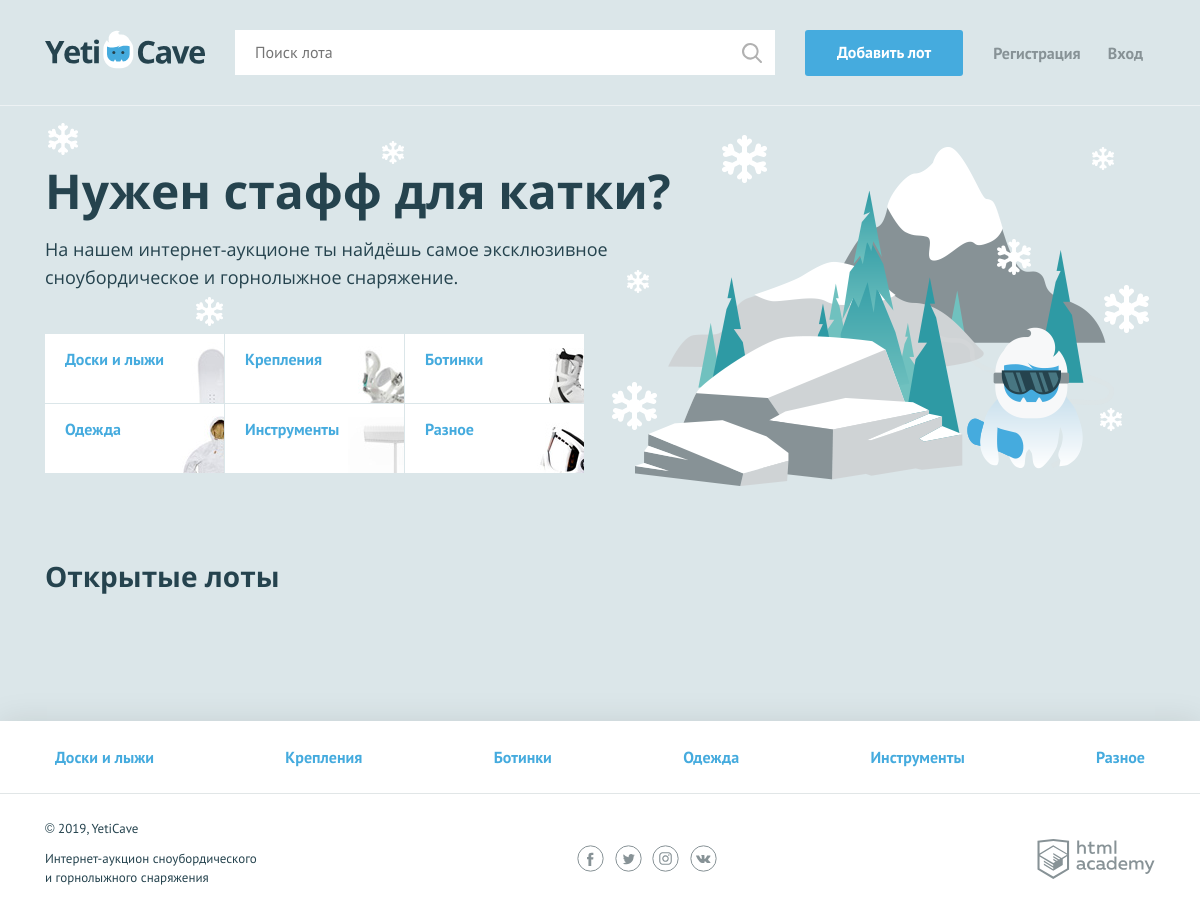
The page / on the database its author committed.
### tables this page shows
CREATE TABLE category (
    id INT PRIMARY KEY AUTO_INCREMENT,
    category_name VARCHAR(255),
    category_symbol_code VARCHAR(60) unique
);

### function.php (called while the page is built, shortened)
<?php
function include_template($name, array $data = []) {
    $name = 'templates/' . $name;
    extract($data);
    require $name;
    $result = ob_get_clean();
    return $result;
}
  function get_arrays_DB ($connection, $sql) {
    $sql = $sql;
    $db_result = mysqli_query($connection, $sql);
    if(!$db_result){
        $result="Ошибка SQL" . mysqli_error($connection);
    } else {
    $result=mysqli_fetch_all($db_result, MYSQLI_ASSOC);
    return $result;
    }
    }

### extract_db.php (called while the page is built, shortened)
<?php
require_once ('function.php');
require_once ('init.php');
$sql_category="SELECT c.id, c.category_symbol_code, c.category_name
FROM category c";
$res_category = get_arrays_DB($link,$sql_category);
$sql_lot_index="SELECT l.id, l.lot_image, l.category_id, c.category_name, l.lot_name, l.lot_price_start, l.lot_date_end
    FROM lot l
    JOIN category c
    ON  l.category_id=c.id
    WHERE TIMESTAMPDIFF(HOUR, l.lot_date_end, CURDATE()) < 0
    ORDER BY l.lot_date_registration DESC
    LIMIT 6";
$res_lot_index = get_arrays_DB($link, $sql_lot_index);

### start_user.php (called while the page is built, shortened)
<?php
$is_auth = isset($_SESSION['user_name']);

### templates/main.php (the view, shortened to what this page needs)
<section class="promo container">
    <h2 class="promo__title">Нужен стафф для катки?</h2>
    <p class="promo__text">На нашем интернет-аукционе ты найдёшь самое эксклюзивное сноубордическое и       горнолыжное снаряжение.</p>
    <ul class="promo__list">
        <?php foreach ($categorylist as $category): ?>
        <li class="promo__item promo__item--<?= $category["category_symbol_code"]; ?>">
            <a class="promo__link" href="pages/all-lots.html"> <?= $category["category_name"]; ?> </a>
        </li>
        <?php endforeach; ?>
    </ul>
</section>
<section class="lots container">
    <div class="lots__header">
        <h2>Открытые лоты</h2>
    </div>
</section>

### templates/layout.php (shortened to what this page needs)
<!DOCTYPE html>
<html lang="ru">
    <head>
        <link href="../css/normalize.min.css" rel="stylesheet">
        <link href="../css/style.css" rel="stylesheet">
        <link href="../css/style_error.css" rel="stylesheet">
        <link href="../css/flatpickr.min.css" rel="stylesheet">
    </head>
    <body>
        <div class="page-wrapper">
            <header class="main-header">
                <div class="main-header__container container">
                    <a class="main-header__logo" href="index.php">
                        <img src="../img/logo.svg" width="160" height="39" alt="Логотип компании YetiCave">
                    </a>
                    <form class="main-header__search" method="get" action="search.php" autocomplete="off">
                        <input type="search" name="search" placeholder="Поиск лота">
                        <input class="main-header__search-btn" type="submit" name="find" value="Найти">
                    </form>
                    <a class="main-header__add-lot button" href="add.php">Добавить лот</a>
                    <nav class="user-menu">
                        <?php if ($is_auth): ?>
                            <div class="user-menu__logged">
                                <p> <?= $user_name; ?> </p>
                                <a class="user-menu__bets" href="pages/my-bets.html">Мои ставки</a>
                                <a class="user-menu__logout" href="logout.php">Выход</a>
                            </div>
                        <?php else: ?>
                            <ul class="user-menu__list">
                                <li class="user-menu__item">
                                    <a href="sign_up.php">Регистрация</a>
                                </li>
                                <li class="user-menu__item">
                                    <a href="login.php">Вход</a>
                                </li>
                            </ul>
                        <?php endif; ?>
                    </nav>
                </div>
            </header>
            <main><?=$content;?></main>
        </div>
        <footer class="main-footer">
            <nav class="nav">
                <ul class="nav__list container">
                    <?php foreach ($categorylist as $category): ?>
                    <li class="nav__item">
                        <a href="pages/all-lots.html"><?= $category['category_name']; ?></a>
                    </li>
                    <?php endforeach; ?>
                </ul>
            </nav>
            <div class="main-footer__bottom container">
                <div class="main-footer__copyright">
                    <p>© 2019, YetiCave</p>
                    <p>Интернет-аукцион сноубордического и горнолыжного снаряжения</p>
                </div>
                <div class="main-footer__social social">
                    <a class="social__link social__link--facebook" href="#">
                    </a>
                    <a class="social__link social__link--twitter" href="#">
                    </a>
                    <a class="social__link social__link--instagram" href="#">
                    </a>
                    <a class="social__link social__link--vkontakte" href="#">
                    </a>
                </div>
                <div class="main-footer__developed-by">
                    <a class="logo-academy" href="https://htmlacademy.ru/intensive/php">
                    </a>
                </div>
            </div>
        </footer>
    </body>
</html>

### index.php (shortened to what this page needs)
<?php
require_once("function.php");
require_once("init.php");
require_once("start_user.php");
require_once ('extract_db.php');
$page_content = include_template("main.php", [
    "goodlist" => $res_lot_index,
    "categorylist" => $res_category
]);
$layout_content = include_template("layout.php", [
    "content" => $page_content,
    "categorylist" => $res_category,
    "title" => "Главная",
    "is_auth" => $is_auth,
]);
print($layout_content);

### rows shown on the page
category: category_name "Доски и лыжи"
category: category_name "Крепления"
category: category_name "Ботинки"
category: category_name "Одежда"
category: category_name "Инструменты"
category: category_name "Разное"
